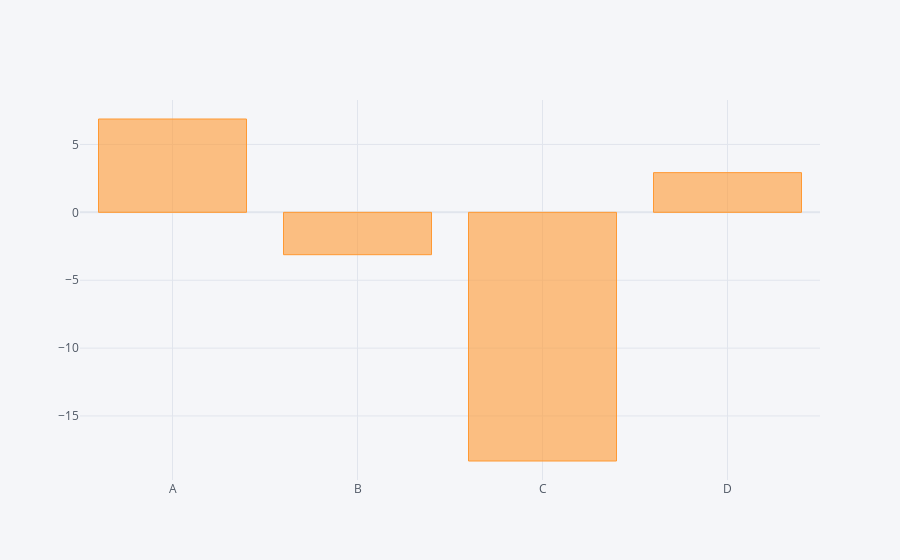

The code cell stored with this chart in its notebook:
### Code cell
df.sum().iplot(kind='bar')

### Figure 1 — Plotly figure (JSON) as saved in the notebook; plotly's stock layout.template omitted (floating-point values rounded to 4 significant figures)
{"data": [{"marker": {"color": "rgba(255, 153, 51, 0.6)", "line": {"color": "rgba(255, 153, 51, 1.0)", "width": 1}}, "name": "None", "orientation": "v", "text": "", "type": "bar", "x": ["A", "B", "C", "D"], "y": [6.875, -3.121, -18.32, 2.924]}], "layout": {"legend": {"bgcolor": "#F5F6F9", "font": {"color": "#4D5663"}}, "paper_bgcolor": "#F5F6F9", "plot_bgcolor": "#F5F6F9", "title": {"font": {"color": "#4D5663"}}, "xaxis": {"gridcolor": "#E1E5ED", "showgrid": true, "tickfont": {"color": "#4D5663"}, "title": {"font": {"color": "#4D5663"}, "text": ""}, "zerolinecolor": "#E1E5ED"}, "yaxis": {"gridcolor": "#E1E5ED", "showgrid": true, "tickfont": {"color": "#4D5663"}, "title": {"font": {"color": "#4D5663"}, "text": ""}, "zerolinecolor": "#E1E5ED"}}}
